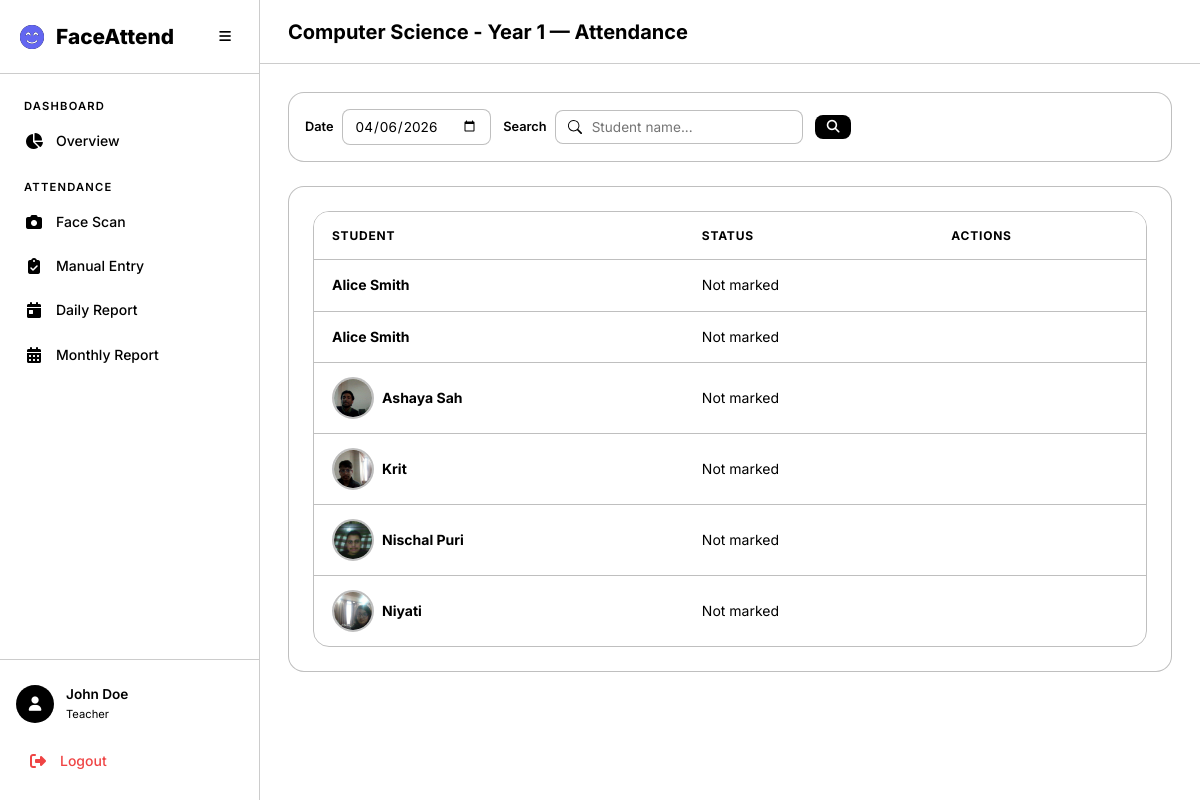
/attendance/teacher/class/1/ (signed in), run on an earlier commit of the app's database.
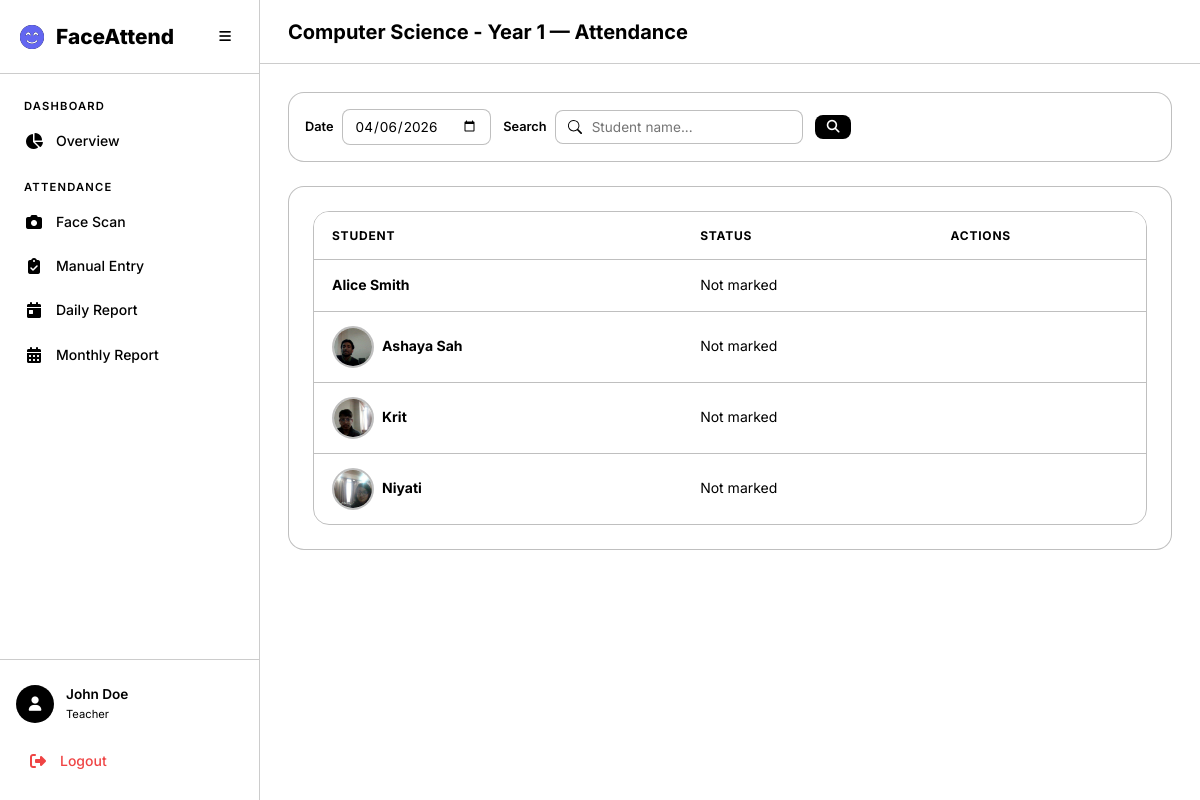
And on a later commit of the database.
### academics/models.py (models this page shows, shortened)
class Student(models.Model):
    user = models.OneToOneField(
        settings.AUTH_USER_MODEL,
        on_delete=models.CASCADE,
        related_name='student_profile',
        null=True, blank=True,
    )
    full_name = models.CharField(max_length=300)
    profile_image = models.ImageField(upload_to='students/profiles/')
    face_encoding = models.BinaryField(null=True, blank=True, help_text='128-d face encoding as bytes')
    enrollment_year = models.PositiveIntegerField()
    faculty = models.ForeignKey(Faculty, on_delete=models.CASCADE, related_name='students')
    academic_class = models.ForeignKey(AcademicClass, on_delete=models.CASCADE, related_name='students')
    phone = models.CharField(max_length=20, blank=True)
    guardian_phone = models.CharField(max_length=20, blank=True)
    is_phone_flagged = models.BooleanField(
        default=False,
        help_text='Mark this when the student phone number is incorrect.',
    )
    is_active = models.BooleanField(default=True)
    created_at = models.DateTimeField(auto_now_add=True)
    updated_at = models.DateTimeField(auto_now=True)
    class Meta:
        ordering = ['full_name']

### attendance/views.py (the view)
# urls.py: path('teacher/class/<int:class_id>/', views.teacher_class_attendance, name='teacher_class'),
@login_required
@teacher_required
def teacher_class_attendance(request, class_id):
    ac = get_object_or_404(AcademicClass, pk=class_id, teacher=request.user)
    students = Student.objects.filter(academic_class=ac, is_active=True)
    today = timezone.localdate()
    selected_date = request.GET.get('date', today.isoformat())
    search = request.GET.get('search', '')
    if search:
        students = students.filter(full_name__icontains=search)
    attendance_records = Attendance.objects.filter(
        student__in=students, date=selected_date
    ).select_related('student')
    att_map = {a.student_id: a for a in attendance_records}
    student_list = []
    for s in students:
        att = att_map.get(s.id)
        student_list.append({
            'student': s,
            'attendance': att,
            'status': att.status if att else 'unmarked',
        })
    return render(request, 'attendance/teacher_class.html', {
        'class': ac,
        'student_list': student_list,
        'selected_date': selected_date,
        'search': search,
        'today': today,
    })

### templates/attendance/teacher_class.html (shortened to what this page needs)
{% extends 'base.html' %}
{% block page_title %}{{ class.name }} — Attendance{% endblock %}
{% block content %}
<div class="animate-fade-in">
    <form method="get" class="filters-bar mb-3">
        <div class="filter-group">
            <label>Date</label>
            <input type="date" name="date" value="{{ selected_date }}" class="filter-input"
                onchange="this.form.submit()">
        </div>
        <div class="filter-group">
            <label>Search</label>
            <input type="text" name="search" value="{{ search }}" placeholder="Student name..." class="search-input">
        </div>
        <button type="submit" class="btn btn-sm btn-primary"><i class="fas fa-search"></i></button>
    </form>
    <div class="card">
        <div class="table-container">
            <table class="data-table">
                <thead>
                    <tr>
                        <th>Student</th>
                        <th>Status</th>
                        <th>Actions</th>
                    </tr>
                </thead>
                <tbody>
                    {% for item in student_list %}
                    <tr>
                        <td>
                            <div class="d-flex align-center gap-1">
                                {% if item.student.profile_image %}
                                <img src="{{ item.student.profile_image.url }}" alt="" class="student-avatar">
                                {% endif %}
                                <strong>{{ item.student.full_name }}</strong>
                            </div>
                        </td>
                        <td>
                            {% if item.attendance %}
                            <span class="badge badge-{{ item.status }}">{{ item.attendance.get_status_display }}</span>
                            {% else %}
                            <span class="text-muted">Not marked</span>
                            {% endif %}
                        </td>
                        <td>
                        </td>
                    </tr>
                    {% empty %}
                    <tr>
                        <td colspan="3" class="text-center text-muted">No students found.</td>
                    </tr>
                    {% endfor %}
                </tbody>
            </table>
        </div>
    </div>
</div>
{% endblock %}

What changed in the data, as far as the page shows it:
no longer on this page (row edited): Student: student.full_name "Alice Smith"
no longer on this page (row edited): Student: student.profile_image (picture), student.full_name "Nischal Puri"
